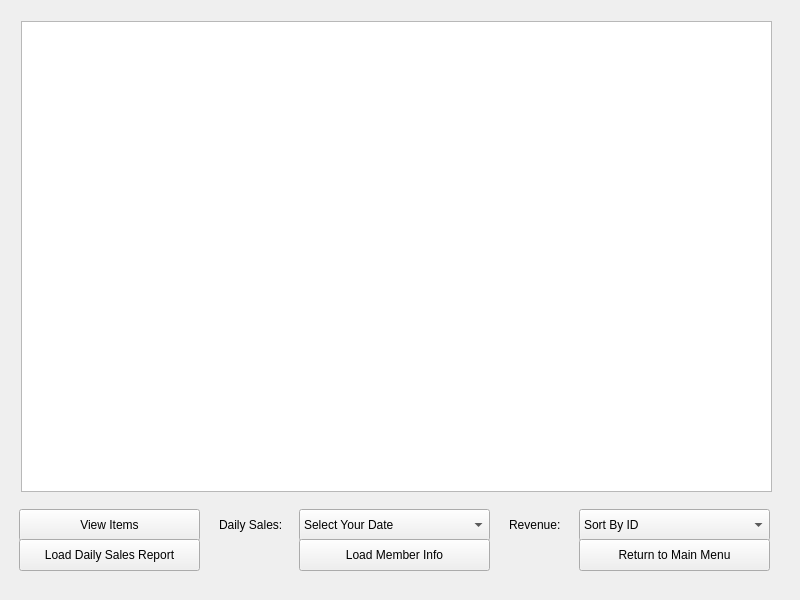
<?xml version="1.0" encoding="UTF-8"?>
<ui version="4.0">
 <class>MainWindow</class>
 <widget class="QMainWindow" name="MainWindow">
  <property name="geometry">
   <rect>
    <x>0</x>
    <y>0</y>
    <width>800</width>
    <height>600</height>
   </rect>
  </property>
  <property name="windowTitle">
   <string>MainWindow</string>
  </property>
  <widget class="QWidget" name="centralwidget">
   <layout class="QGridLayout" name="gridLayout">
    <item row="0" column="0">
     <widget class="QStackedWidget" name="stackedWidget">
      <property name="currentIndex">
       <number>3</number>
      </property>
      <widget class="QWidget" name="MAINWINDOW">
       <widget class="QGroupBox" name="groupBox">
        <property name="geometry">
         <rect>
          <x>190</x>
          <y>320</y>
          <width>441</width>
          <height>251</height>
         </rect>
        </property>
        <property name="title">
         <string>Login</string>
        </property>
        <widget class="QLineEdit" name="username">
         <property name="geometry">
          <rect>
           <x>130</x>
           <y>80</y>
           <width>261</width>
           <height>21</height>
          </rect>
         </property>
        </widget>
        <widget class="QLineEdit" name="password">
         <property name="geometry">
          <rect>
           <x>130</x>
           <y>130</y>
           <width>261</width>
           <height>21</height>
          </rect>
         </property>
         <property name="echoMode">
          <enum>QLineEdit::Password</enum>
         </property>
        </widget>
        <widget class="QPushButton" name="pushButton_2">
         <property name="geometry">
          <rect>
           <x>280</x>
           <y>190</y>
           <width>112</width>
           <height>32</height>
          </rect>
         </property>
         <property name="text">
          <string>Clear</string>
         </property>
        </widget>
        <widget class="QPushButton" name="pushButton">
         <property name="geometry">
          <rect>
           <x>120</x>
           <y>190</y>
           <width>112</width>
           <height>32</height>
          </rect>
         </property>
         <property name="text">
          <string>Login</string>
         </property>
        </widget>
        <widget class="QLabel" name="label">
         <property name="geometry">
          <rect>
           <x>20</x>
           <y>80</y>
           <width>111</width>
           <height>16</height>
          </rect>
         </property>
         <property name="text">
          <string>Username:</string>
         </property>
        </widget>
        <widget class="QLabel" name="label_2">
         <property name="geometry">
          <rect>
           <x>20</x>
           <y>130</y>
           <width>101</width>
           <height>16</height>
          </rect>
         </property>
         <property name="text">
          <string>Password:</string>
         </property>
        </widget>
       </widget>
       <widget class="QLabel" name="logo">
        <property name="geometry">
         <rect>
          <x>260</x>
          <y>30</y>
          <width>280</width>
          <height>280</height>
         </rect>
        </property>
        <property name="text">
         <string/>
        </property>
       </widget>
      </widget>
      <widget class="QWidget" name="adminLogin">
       <widget class="QPushButton" name="validate">
        <property name="geometry">
         <rect>
          <x>290</x>
          <y>510</y>
          <width>201</width>
          <height>32</height>
         </rect>
        </property>
        <property name="text">
         <string>Validate Software</string>
        </property>
       </widget>
       <widget class="QPushButton" name="logoutAdmin">
        <property name="geometry">
         <rect>
          <x>630</x>
          <y>540</y>
          <width>112</width>
          <height>32</height>
         </rect>
        </property>
        <property name="text">
         <string>Log Out</string>
        </property>
       </widget>
      </widget>
      <widget class="QWidget" name="addMember">
       <widget class="QLabel" name="label_5">
        <property name="geometry">
         <rect>
          <x>260</x>
          <y>10</y>
          <width>271</width>
          <height>91</height>
         </rect>
        </property>
        <property name="text">
         <string>&lt;html&gt;&lt;head/&gt;&lt;body&gt;&lt;p&gt;&lt;span style=&quot; font-size:24pt; font-weight:600; text-decoration: underline;&quot;&gt;BulkClub Validation Tool&lt;/span&gt;&lt;/p&gt;&lt;/body&gt;&lt;/html&gt;</string>
        </property>
       </widget>
       <widget class="QLabel" name="label_6">
        <property name="geometry">
         <rect>
          <x>210</x>
          <y>90</y>
          <width>121</width>
          <height>21</height>
         </rect>
        </property>
        <property name="text">
         <string>Member Name:</string>
        </property>
       </widget>
       <widget class="QLineEdit" name="nameEdit">
        <property name="geometry">
         <rect>
          <x>390</x>
          <y>90</y>
          <width>191</width>
          <height>21</height>
         </rect>
        </property>
       </widget>
       <widget class="QLabel" name="label_7">
        <property name="geometry">
         <rect>
          <x>210</x>
          <y>130</y>
          <width>131</width>
          <height>31</height>
         </rect>
        </property>
        <property name="text">
         <string>Member Type:</string>
        </property>
       </widget>
       <widget class="QComboBox" name="typeBox">
        <property name="geometry">
         <rect>
          <x>390</x>
          <y>130</y>
          <width>201</width>
          <height>32</height>
         </rect>
        </property>
        <item>
         <property name="text">
          <string>Regular</string>
         </property>
        </item>
        <item>
         <property name="text">
          <string>Executive</string>
         </property>
        </item>
       </widget>
       <widget class="QPushButton" name="createMember">
        <property name="geometry">
         <rect>
          <x>300</x>
          <y>180</y>
          <width>171</width>
          <height>32</height>
         </rect>
        </property>
        <property name="text">
         <string>Create Member</string>
        </property>
       </widget>
       <widget class="QLabel" name="label_8">
        <property name="geometry">
         <rect>
          <x>220</x>
          <y>220</y>
          <width>120</width>
          <height>21</height>
         </rect>
        </property>
        <property name="text">
         <string>Member Name:</string>
        </property>
       </widget>
       <widget class="QLabel" name="label_9">
        <property name="geometry">
         <rect>
          <x>220</x>
          <y>280</y>
          <width>131</width>
          <height>31</height>
         </rect>
        </property>
        <property name="text">
         <string>Member ID:</string>
        </property>
       </widget>
       <widget class="QLabel" name="label_10">
        <property name="geometry">
         <rect>
          <x>220</x>
          <y>250</y>
          <width>131</width>
          <height>31</height>
         </rect>
        </property>
        <property name="text">
         <string>Member Type:</string>
        </property>
       </widget>
       <widget class="QLabel" name="memberName">
        <property name="geometry">
         <rect>
          <x>360</x>
          <y>220</y>
          <width>161</width>
          <height>21</height>
         </rect>
        </property>
        <property name="text">
         <string/>
        </property>
       </widget>
       <widget class="QLabel" name="memberType">
        <property name="geometry">
         <rect>
          <x>360</x>
          <y>250</y>
          <width>161</width>
          <height>21</height>
         </rect>
        </property>
        <property name="text">
         <string/>
        </property>
       </widget>
       <widget class="QLabel" name="memberId">
        <property name="geometry">
         <rect>
          <x>360</x>
          <y>280</y>
          <width>161</width>
          <height>21</height>
         </rect>
        </property>
        <property name="text">
         <string/>
        </property>
       </widget>
       <widget class="QTableView" name="adminTable">
        <property name="geometry">
         <rect>
          <x>10</x>
          <y>320</y>
          <width>241</width>
          <height>251</height>
         </rect>
        </property>
       </widget>
       <widget class="QLabel" name="label_11">
        <property name="geometry">
         <rect>
          <x>10</x>
          <y>280</y>
          <width>141</width>
          <height>41</height>
         </rect>
        </property>
        <property name="text">
         <string>&lt;html&gt;&lt;head/&gt;&lt;body&gt;&lt;p&gt;&lt;span style=&quot; font-size:18pt; font-weight:600; text-decoration: underline;&quot;&gt;INVENTORY&lt;/span&gt;&lt;/p&gt;&lt;/body&gt;&lt;/html&gt;</string>
        </property>
       </widget>
       <widget class="QLabel" name="labelName">
        <property name="geometry">
         <rect>
          <x>270</x>
          <y>340</y>
          <width>181</width>
          <height>31</height>
         </rect>
        </property>
        <property name="text">
         <string>Item Name:</string>
        </property>
       </widget>
       <widget class="QLabel" name="labelPrice">
        <property name="geometry">
         <rect>
          <x>270</x>
          <y>400</y>
          <width>181</width>
          <height>31</height>
         </rect>
        </property>
        <property name="text">
         <string>Item Price: </string>
        </property>
       </widget>
       <widget class="QLabel" name="nameShow">
        <property name="geometry">
         <rect>
          <x>390</x>
          <y>340</y>
          <width>181</width>
          <height>31</height>
         </rect>
        </property>
        <property name="text">
         <string/>
        </property>
       </widget>
       <widget class="QLabel" name="priceShow">
        <property name="geometry">
         <rect>
          <x>400</x>
          <y>400</y>
          <width>181</width>
          <height>31</height>
         </rect>
        </property>
        <property name="text">
         <string/>
        </property>
       </widget>
       <widget class="QLabel" name="labelSub">
        <property name="geometry">
         <rect>
          <x>270</x>
          <y>450</y>
          <width>181</width>
          <height>31</height>
         </rect>
        </property>
        <property name="text">
         <string>Item Subtotal:</string>
        </property>
       </widget>
       <widget class="QLabel" name="subShow">
        <property name="geometry">
         <rect>
          <x>400</x>
          <y>450</y>
          <width>181</width>
          <height>31</height>
         </rect>
        </property>
        <property name="text">
         <string/>
        </property>
       </widget>
       <widget class="QPushButton" name="purchaseButton">
        <property name="geometry">
         <rect>
          <x>340</x>
          <y>520</y>
          <width>211</width>
          <height>32</height>
         </rect>
        </property>
        <property name="text">
         <string>Finalize Purchase</string>
        </property>
       </widget>
      </widget>
      <widget class="QWidget" name="managerLogin">
       <widget class="QTableView" name="managerTable">
        <property name="geometry">
         <rect>
          <x>12</x>
          <y>12</y>
          <width>751</width>
          <height>471</height>
         </rect>
        </property>
       </widget>
       <widget class="QPushButton" name="viewItems">
        <property name="geometry">
         <rect>
          <x>10</x>
          <y>500</y>
          <width>181</width>
          <height>32</height>
         </rect>
        </property>
        <property name="text">
         <string>View Items</string>
        </property>
       </widget>
       <widget class="QPushButton" name="loadSales">
        <property name="geometry">
         <rect>
          <x>10</x>
          <y>530</y>
          <width>181</width>
          <height>32</height>
         </rect>
        </property>
        <property name="text">
         <string>Load Daily Sales Report</string>
        </property>
       </widget>
       <widget class="QLabel" name="label_3">
        <property name="geometry">
         <rect>
          <x>210</x>
          <y>490</y>
          <width>91</width>
          <height>51</height>
         </rect>
        </property>
        <property name="text">
         <string>Daily Sales:</string>
        </property>
       </widget>
       <widget class="QComboBox" name="comboBox">
        <property name="geometry">
         <rect>
          <x>290</x>
          <y>500</y>
          <width>191</width>
          <height>32</height>
         </rect>
        </property>
        <item>
         <property name="text">
          <string>Select Your Date</string>
         </property>
        </item>
       </widget>
       <widget class="QPushButton" name="loadSales_2">
        <property name="geometry">
         <rect>
          <x>290</x>
          <y>530</y>
          <width>191</width>
          <height>32</height>
         </rect>
        </property>
        <property name="text">
         <string>Load Member Info</string>
        </property>
       </widget>
       <widget class="QComboBox" name="comboBox_2">
        <property name="geometry">
         <rect>
          <x>570</x>
          <y>500</y>
          <width>191</width>
          <height>32</height>
         </rect>
        </property>
        <item>
         <property name="text">
          <string>Sort By ID</string>
         </property>
        </item>
        <item>
         <property name="text">
          <string>Sort By REV</string>
         </property>
        </item>
       </widget>
       <widget class="QLabel" name="label_4">
        <property name="geometry">
         <rect>
          <x>500</x>
          <y>490</y>
          <width>91</width>
          <height>51</height>
         </rect>
        </property>
        <property name="text">
         <string>Revenue:</string>
        </property>
       </widget>
       <widget class="QPushButton" name="logOut">
        <property name="geometry">
         <rect>
          <x>570</x>
          <y>530</y>
          <width>191</width>
          <height>32</height>
         </rect>
        </property>
        <property name="text">
         <string>Return to Main Menu</string>
        </property>
       </widget>
      </widget>
     </widget>
    </item>
   </layout>
  </widget>
 </widget>
 <resources/>
 <connections/>
</ui>
